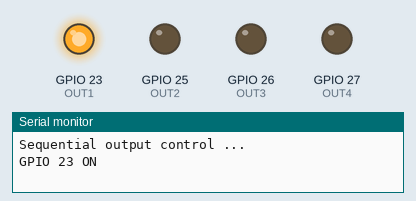
Simulated run of this sketch. Board: ESP32. Parts: output pins drawn as LEDs (lit = HIGH), the last lines printed to the serial monitor.

Above: at 0.2 s.
At 1.6 s:
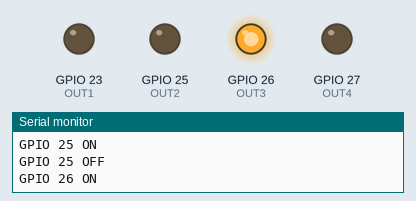
At 2.7 s:
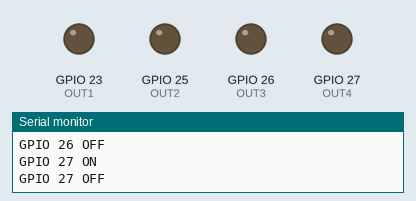
At 3.7 s:
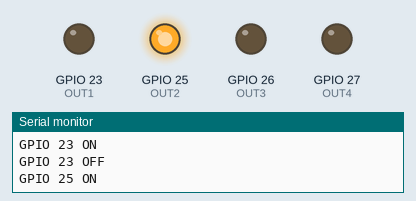
At 5.1 s:
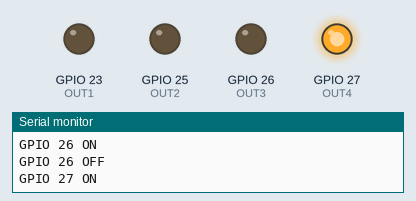
Timing chart, 0 to 6.4 s (numbered marks = the images above):
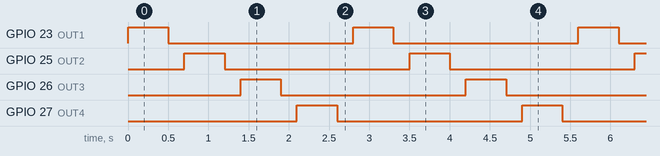

Measured:
- by itself, GPIO 23 (OUT1), GPIO 25 (OUT2), GPIO 26 (OUT3), GPIO 27 (OUT4): alternates HIGH for 0.50 s and LOW for 2.3 s
- by itself, everything shown: repeats every 2.8 s, in 8 steps

The sketch:

Digital_Outputs.ino
```cpp
// Define output pins
#define OUT1 23
#define OUT2 25
#define OUT3 26
#define OUT4 27

void setup() {
  Serial.begin(115200);

  // Set pins as outputs
  pinMode(OUT1, OUTPUT);
  pinMode(OUT2, OUTPUT);
  pinMode(OUT3, OUTPUT);
  pinMode(OUT4, OUTPUT);

  Serial.println("Sequential output control ...");
}

void loop() {
  // Turn each pin ON one by one, then OFF before moving to next
  digitalWrite(OUT1, HIGH);
  Serial.println("GPIO 23 ON");
  delay(500);
  digitalWrite(OUT1, LOW);
  Serial.println("GPIO 23 OFF");
  delay(200);

  digitalWrite(OUT2, HIGH);
  Serial.println("GPIO 25 ON");
  delay(500);
  digitalWrite(OUT2, LOW);
  Serial.println("GPIO 25 OFF");
  delay(200);

  digitalWrite(OUT3, HIGH);
  Serial.println("GPIO 26 ON");
  delay(500);
  digitalWrite(OUT3, LOW);
  Serial.println("GPIO 26 OFF");
  delay(200);

  digitalWrite(OUT4, HIGH);
  Serial.println("GPIO 27 ON");
  delay(500);
  digitalWrite(OUT4, LOW);
  Serial.println("GPIO 27 OFF");
  delay(200);
}
```
